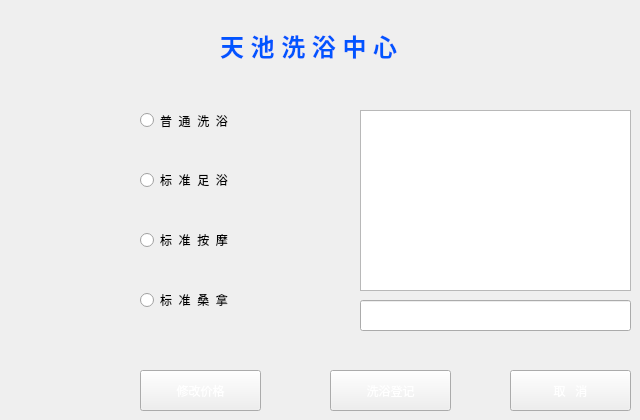
    <widget class="QWidget" name="tab">
     <property name="styleSheet">
      <string notr="true">border-image: url(:/new/prefix1/lanhua.jpg);</string>
     </property>
     <attribute name="title">
      <string>洗浴管理</string>
     </attribute>
     <widget class="QTableView" name="tableView">
      <property name="geometry">
       <rect>
        <x>360</x>
        <y>110</y>
        <width>271</width>
        <height>181</height>
       </rect>
      </property>
      <property name="styleSheet">
       <string notr="true">border-image: url(:/new/prefix1/lanhua.jpg);</string>
      </property>
     </widget>
     <widget class="QLineEdit" name="lineEdit">
      <property name="geometry">
       <rect>
        <x>360</x>
        <y>300</y>
        <width>271</width>
        <height>31</height>
       </rect>
      </property>
      <property name="styleSheet">
       <string notr="true">border-image: url(:/new/prefix1/shuijing.jpg);</string>
      </property>
     </widget>
     <widget class="QPushButton" name="pushButton_11">
      <property name="geometry">
       <rect>
        <x>330</x>
        <y>370</y>
        <width>121</width>
        <height>41</height>
       </rect>
      </property>
      <property name="styleSheet">
       <string notr="true">border-image: url(:/new/prefix1/Blue.jpg);
color: rgb(255, 255, 255);
font: 75 9pt &quot;Agency FB&quot;;</string>
      </property>
      <property name="text">
       <string>洗浴登记</string>
      </property>
     </widget>
     <widget class="QPushButton" name="pushButton_12">
      <property name="geometry">
       <rect>
        <x>510</x>
        <y>370</y>
        <width>121</width>
        <height>41</height>
       </rect>
      </property>
      <property name="styleSheet">
       <string notr="true">border-image: url(:/new/prefix1/Blue.jpg);
color: rgb(255, 255, 255);
font: 75 9pt &quot;Agency FB&quot;;</string>
      </property>
      <property name="text">
       <string>取   消</string>
      </property>
     </widget>
     <widget class="QLabel" name="label_12">
      <property name="geometry">
       <rect>
        <x>220</x>
        <y>10</y>
        <width>331</width>
        <height>71</height>
       </rect>
      </property>
      <property name="styleSheet">
       <string notr="true">border-image: url(:/new/prefix1/shuijing.jpg);</string>
      </property>
      <property name="text">
       <string>&lt;html&gt;&lt;head/&gt;&lt;body&gt;&lt;p&gt;&lt;span style=&quot; font-size:18pt; font-weight:600; color:#0055ff;&quot;&gt;天 池 洗 浴 中 心&lt;/span&gt;&lt;/p&gt;&lt;/body&gt;&lt;/html&gt;</string>
      </property>
     </widget>
     <widget class="QRadioButton" name="radioButton">
      <property name="geometry">
       <rect>
        <x>140</x>
        <y>110</y>
        <width>107</width>
        <height>21</height>
       </rect>
      </property>
      <property name="styleSheet">
       <string notr="true">border-image: url(:/new/prefix1/shuijing.jpg);
color: rgb(0, 0, 0);
font: 75 10pt &quot;Agency FB&quot;;</string>
      </property>
      <property name="text">
       <string>普  通  洗  浴</string>
      </property>
     </widget>
     <widget class="QRadioButton" name="radioButton_3">
      <property name="geometry">
       <rect>
        <x>140</x>
        <y>230</y>
        <width>107</width>
        <height>20</height>
       </rect>
      </property>
      <property name="styleSheet">
       <string notr="true">border-image: url(:/new/prefix1/shuijing.jpg);
font: 75 10pt &quot;Agency FB&quot;;
color: rgb(0, 0, 0);</string>
      </property>
      <property name="text">
       <string>标  准  按  摩</string>
      </property>
     </widget>
     <widget class="QRadioButton" name="radioButton_2">
      <property name="geometry">
       <rect>
        <x>140</x>
        <y>170</y>
        <width>107</width>
        <height>20</height>
       </rect>
      </property>
      <property name="styleSheet">
       <string notr="true">border-image: url(:/new/prefix1/shuijing.jpg);
font: 75 10pt &quot;Agency FB&quot;;
color: rgb(0, 0, 0);</string>
      </property>
      <property name="text">
       <string>标  准  足  浴</string>
      </property>
     </widget>
     <widget class="QRadioButton" name="radioButton_4">
      <property name="geometry">
       <rect>
        <x>140</x>
        <y>290</y>
        <width>107</width>
        <height>20</height>
       </rect>
      </property>
      <property name="styleSheet">
       <string notr="true">border-image: url(:/new/prefix1/shuijing.jpg);
color: rgb(0, 0, 0);
font: 75 10pt &quot;Agency FB&quot;;</string>
      </property>
      <property name="text">
       <string>标  准  桑  拿</string>
      </property>
     </widget>
     <widget class="QPushButton" name="pushButton_23">
      <property name="geometry">
       <rect>
        <x>140</x>
        <y>370</y>
        <width>121</width>
        <height>41</height>
       </rect>
      </property>
      <property name="styleSheet">
       <string notr="true">border-image: url(:/new/prefix1/Blue.jpg);
color: rgb(255, 255, 255);
font: 75 9pt &quot;Agency FB&quot;;</string>
      </property>
      <property name="text">
       <string>修改价格</string>
      </property>
     </widget>
     <zorder>radioButton</zorder>
     <zorder>radioButton_3</zorder>
     <zorder>radioButton_2</zorder>
     <zorder>radioButton_4</zorder>
     <zorder>tableView</zorder>
     <zorder>lineEdit</zorder>
     <zorder>pushButton_11</zorder>
     <zorder>pushButton_12</zorder>
     <zorder>label_12</zorder>
     <zorder>pushButton_23</zorder>
    </widget>
